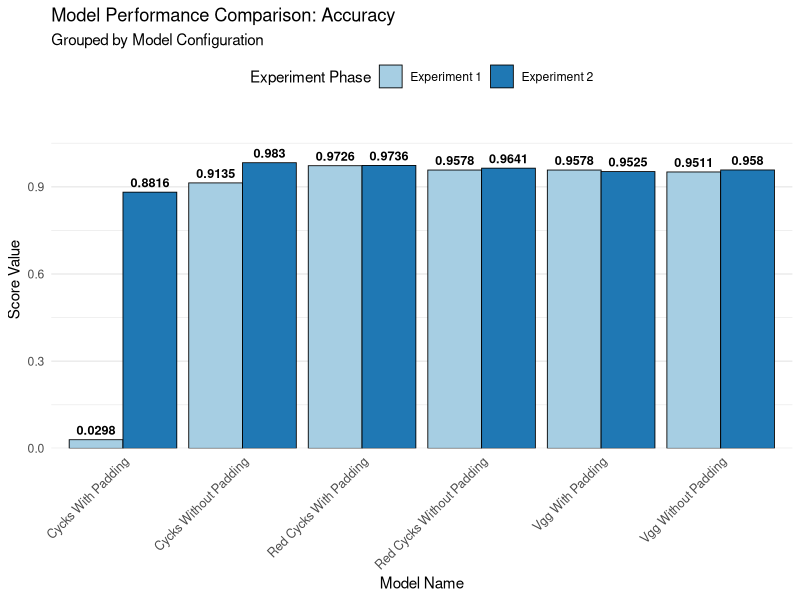
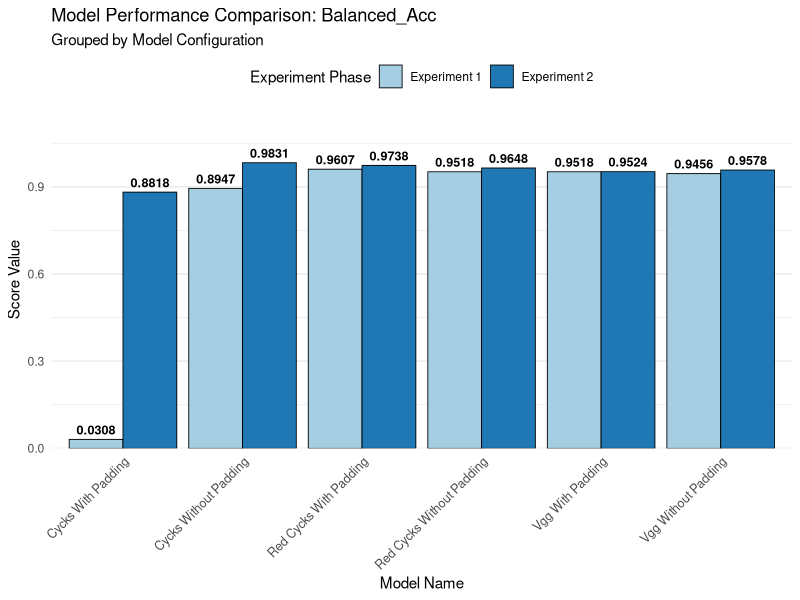
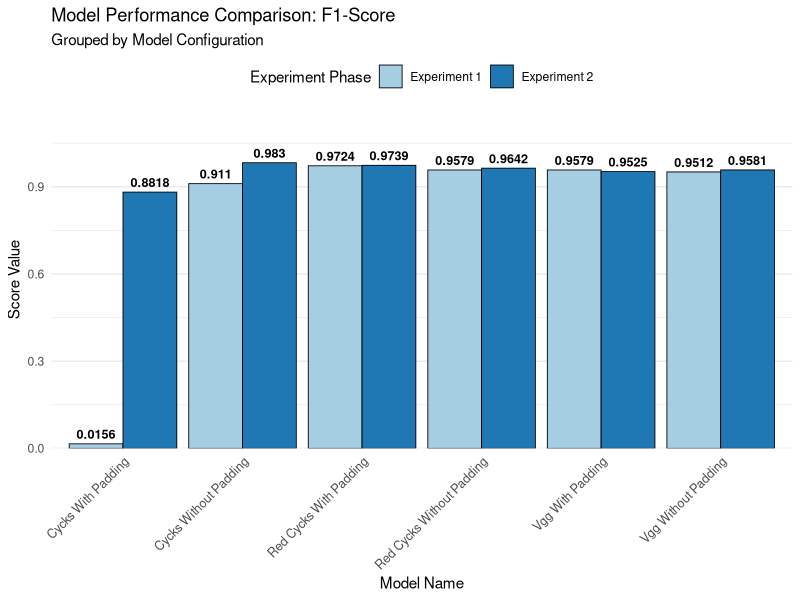
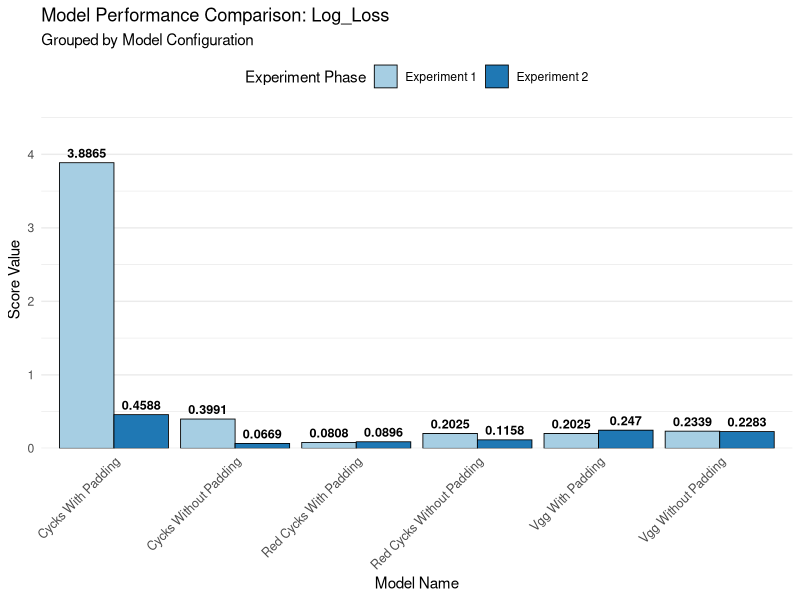
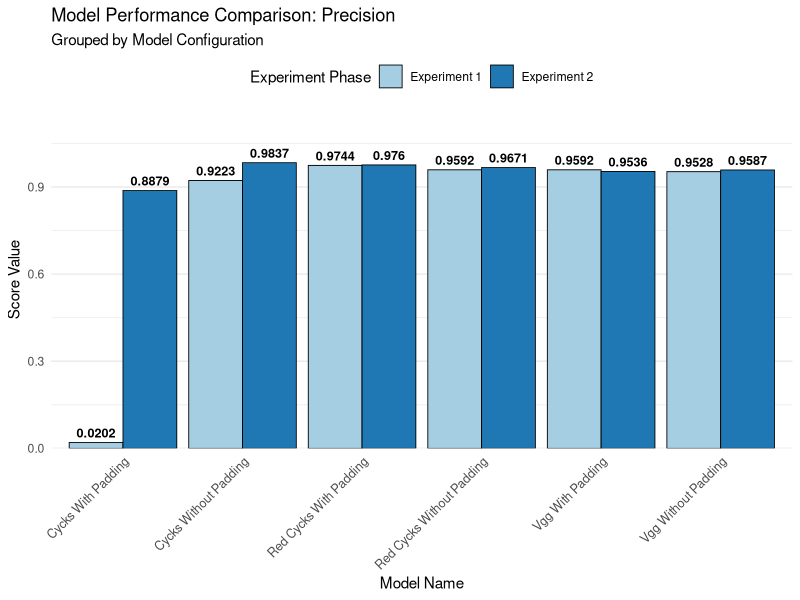
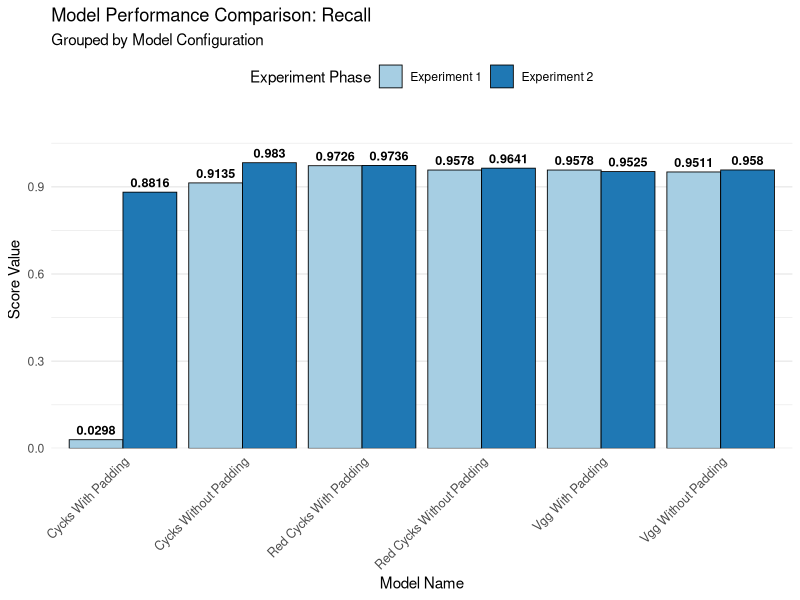
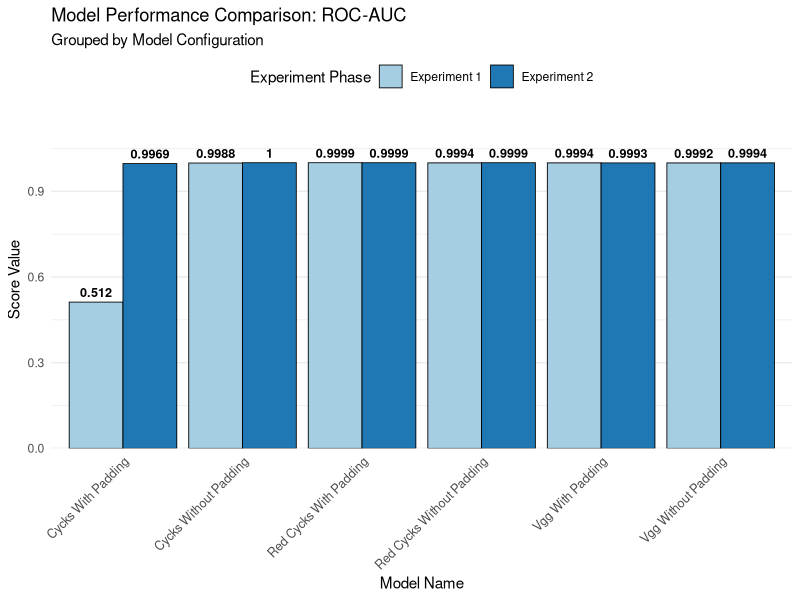

The R script that drew these images, in order:
setwd("D:/Projects/PgdThesis/codes/Analysis/CombinedAnalysis")


libs <- c("dplyr", "magrittr", "ggplot2", "readr", "caret", "tidyverse", 
          "GGally", "survival", "data.table", "plotly", "lubridate", "stringr")

load_and_install <- function(packages) {
  new_packages <- packages[!(packages %in% installed.packages()[, "Package"])]
  if (length(new_packages)) install.packages(new_packages)
  lapply(packages, library, character.only = TRUE)
}
load_and_install(libs)


Analysis2_Final_metrics <- read_csv("Analysis2_Final_metrics.csv") %>%
  mutate(Model_Config = str_remove(Model_Config, "Analysis2_")) %>%
  # 2. Replace underscores with spaces
  mutate(Model_Config = str_replace_all(Model_Config, "_", " ")) %>%
  # 3. Convert to Title Case
  mutate(Model_Config = str_to_title(Model_Config))
View(Analysis2_Final_metrics)

Analysis1_Final_metrics <- read_csv("Analysis1_Final_metrics.csv") %>%
  mutate(Model_Config = str_remove(Model_Config, "Analysis1_"))  %>%
  # 2. Replace underscores with spaces
  mutate(Model_Config = str_replace_all(Model_Config, "_", " ")) %>%
  # 3. Convert to Title Case
  mutate(Model_Config = str_to_title(Model_Config))
View(Analysis1_Final_metrics)


# Append Analysis1 to Analysis2
# Re-combine and create the 'Source_Batch' column automatically
Combined_Analysis_Metrics <- bind_rows(
  "Experiment 1" = Analysis1_Final_metrics, 
  "Experiment 2" = Analysis2_Final_metrics, 
  .id = "Experiment"
) %>%
  mutate(Metric = if_else(Metric == "F1", "F1-Score", Metric))

colnames(Combined_Analysis_Metrics)
# View the combined result
View(Combined_Analysis_Metrics)

# Optional: Check how many rows you have now compared to before
nrow(Analysis2_Final_metrics) + nrow(Analysis1_Final_metrics) == nrow(Combined_Analysis_Metrics)


generate_metric_plots <- function(data) {
  
  purrr::walk(unique(data$Metric), function(metric_name) {
    
    # 1. Filter for the specific metric
    plot_data <- data %>% filter(Metric == metric_name)
    
    # 2. Build the plot grouped by Model_Config
    p <- ggplot(plot_data, aes(x = Model_Config, y = Score, fill = Experiment)) +
      # position_dodge(width = 0.9) ensures the bars for Exp 0 and Exp 1 are side-by-side per Model
      geom_bar(stat = "identity", position = position_dodge(width = 0.9), color = "black", size = 0.3) +
      
      # 3. Add Score labels on top of each bar
      geom_text(
        aes(label = round(Score, 4)), 
        position = position_dodge(width = 0.9), 
        vjust = -0.5, 
        size = 3.2,
        fontface = "bold"
      ) +
      
      # 4. Styling and Labels
      theme_minimal() +
      # Using a clean color palette for Experiment 0 vs 1
      scale_fill_brewer(palette = "Paired") + 
      labs(
        title = paste("Model Performance Comparison:", metric_name),
        subtitle = "Grouped by Model Configuration",
        x = "Model Name",
        y = "Score Value",
        fill = "Experiment Phase"
      ) +
      
      # Extra space at the top so labels don't hit the ceiling
      scale_y_continuous(expand = expansion(mult = c(0, 0.18))) +
      
      theme(
        axis.text.x = element_text(angle = 45, hjust = 1, size = 9),
        legend.position = "top",
        panel.grid.major.x = element_blank() # Removes vertical lines for a cleaner look
      )
    
    print(p)
  })
}
generate_metric_plots(Combined_Analysis_Metrics)
